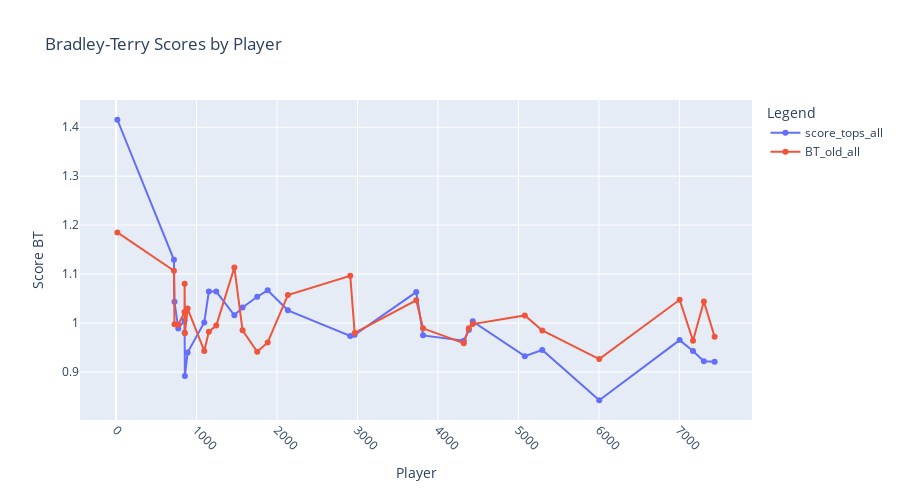

The code cell stored with this chart in its notebook:
### Code cell
import plotly.graph_objects as go

fig = go.Figure()
fig.add_trace(
    go.Scatter(
        x=BT_df.index,
        y=BT_df["score_tops"],
        mode="lines+markers",
        name="score_tops_all",
    )
)
fig.add_trace(
    go.Scatter(
        x=BT_df.index, y=BT_df["BT_old"], mode="lines+markers", name="BT_old_all"
    )
)
fig.update_layout(
    title="Bradley-Terry Scores by Player",
    xaxis_title="Player",
    yaxis_title="Score BT",
    xaxis_tickangle=45,
    legend_title="Legend",
    width=900,
    height=500,
)
fig.show()

### Figure 1 — Plotly figure (JSON) as saved in the notebook; plotly's stock layout.template omitted (floating-point values rounded to 4 significant figures)
{"data": [{"mode": "lines+markers", "name": "score_tops_all", "type": "scatter", "x": [16, 719, 726, 773, 851, 852, 855, 889, 1096, 1153, 1245, 1470, 1572, 1754, 1884, 2135, 2910, 2965, 3730, 3815, 4321, 4383, 4432, 5079, 5296, 6004, 7003, 7169, 7304, 7438], "y": [1.415, 1.129, 1.043, 0.9888, 1.005, 0.9801, 0.8915, 0.9394, 1.001, 1.064, 1.064, 1.016, 1.032, 1.054, 1.067, 1.026, 0.9735, 0.9757, 1.063, 0.9746, 0.9638, 0.9855, 1.003, 0.9321, 0.9447, 0.842, 0.9649, 0.9426, 0.9218, 0.9208]}, {"mode": "lines+markers", "name": "BT_old_all", "type": "scatter", "x": [16, 719, 726, 773, 851, 852, 855, 889, 1096, 1153, 1245, 1470, 1572, 1754, 1884, 2135, 2910, 2965, 3730, 3815, 4321, 4383, 4432, 5079, 5296, 6004, 7003, 7169, 7304, 7438], "y": [1.185, 1.107, 0.9971, 0.9962, 1.022, 1.08, 0.9788, 1.029, 0.9428, 0.9822, 0.9946, 1.113, 0.9849, 0.9412, 0.9602, 1.057, 1.096, 0.9796, 1.046, 0.989, 0.9588, 0.9892, 0.9977, 1.015, 0.9846, 0.9262, 1.047, 0.9638, 1.044, 0.9716]}], "layout": {"height": 500, "legend": {"title": {"text": "Legend"}}, "title": {"text": "Bradley-Terry Scores by Player"}, "width": 900, "xaxis": {"tickangle": 45, "title": {"text": "Player"}}, "yaxis": {"title": {"text": "Score BT"}}}}
